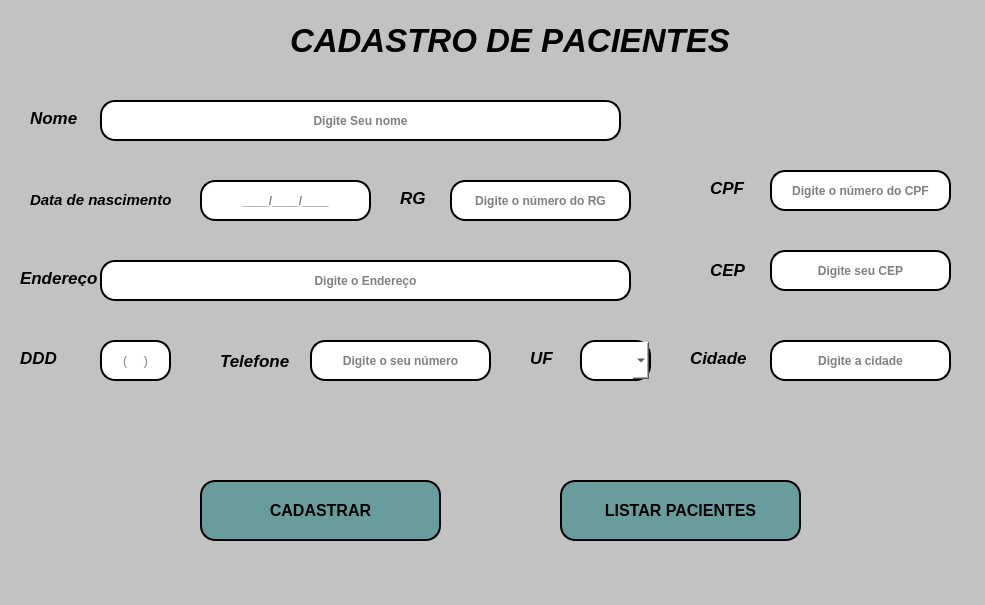
<?xml version="1.0" encoding="UTF-8"?>
<ui version="4.0">
 <class>MainWindow</class>
 <widget class="QMainWindow" name="MainWindow">
  <property name="geometry">
   <rect>
    <x>0</x>
    <y>0</y>
    <width>985</width>
    <height>605</height>
   </rect>
  </property>
  <property name="windowTitle">
   <string>Cadastro</string>
  </property>
  <property name="styleSheet">
   <string notr="true">background-color: rgb(194, 194, 194);</string>
  </property>
  <widget class="QWidget" name="centralwidget">
   <widget class="QLineEdit" name="campo_nome_pac">
    <property name="geometry">
     <rect>
      <x>100</x>
      <y>100</y>
      <width>521</width>
      <height>41</height>
     </rect>
    </property>
    <property name="font">
     <font>
      <weight>75</weight>
      <bold>true</bold>
     </font>
    </property>
    <property name="styleSheet">
     <string notr="true">background-color: rgb(255, 255, 255);
border-radius: 15px;
border-style:outset;
border-width: 2px;</string>
    </property>
    <property name="alignment">
     <set>Qt::AlignCenter</set>
    </property>
    <property name="placeholderText">
     <string>Digite Seu nome</string>
    </property>
   </widget>
   <widget class="QLabel" name="label_5">
    <property name="geometry">
     <rect>
      <x>20</x>
      <y>270</y>
      <width>81</width>
      <height>16</height>
     </rect>
    </property>
    <property name="font">
     <font>
      <pointsize>13</pointsize>
      <weight>75</weight>
      <italic>true</italic>
      <bold>true</bold>
     </font>
    </property>
    <property name="styleSheet">
     <string notr="true">color: rgb(0, 0, 0);</string>
    </property>
    <property name="text">
     <string>Endereço</string>
    </property>
   </widget>
   <widget class="QLineEdit" name="campo_pac_dtn">
    <property name="geometry">
     <rect>
      <x>200</x>
      <y>180</y>
      <width>171</width>
      <height>41</height>
     </rect>
    </property>
    <property name="font">
     <font>
      <weight>75</weight>
      <bold>true</bold>
     </font>
    </property>
    <property name="styleSheet">
     <string notr="true">background-color: rgb(255, 255, 255);
border-radius: 15px;
border-style:outset;
border-width: 2px;</string>
    </property>
    <property name="alignment">
     <set>Qt::AlignCenter</set>
    </property>
    <property name="placeholderText">
     <string>____/____/____</string>
    </property>
   </widget>
   <widget class="QLineEdit" name="campo_pac_edn">
    <property name="geometry">
     <rect>
      <x>100</x>
      <y>260</y>
      <width>531</width>
      <height>41</height>
     </rect>
    </property>
    <property name="font">
     <font>
      <weight>75</weight>
      <bold>true</bold>
     </font>
    </property>
    <property name="styleSheet">
     <string notr="true">background-color: rgb(255, 255, 255);
border-radius: 15px;
border-style:outset;
border-width: 2px;</string>
    </property>
    <property name="alignment">
     <set>Qt::AlignCenter</set>
    </property>
    <property name="placeholderText">
     <string>Digite o Endereço</string>
    </property>
   </widget>
   <widget class="QLineEdit" name="campo_pac_tel">
    <property name="geometry">
     <rect>
      <x>310</x>
      <y>340</y>
      <width>181</width>
      <height>41</height>
     </rect>
    </property>
    <property name="font">
     <font>
      <weight>75</weight>
      <bold>true</bold>
     </font>
    </property>
    <property name="styleSheet">
     <string notr="true">background-color: rgb(255, 255, 255);
border-radius: 15px;
border-style:outset;
border-width: 2px;</string>
    </property>
    <property name="echoMode">
     <enum>QLineEdit::Normal</enum>
    </property>
    <property name="alignment">
     <set>Qt::AlignCenter</set>
    </property>
    <property name="placeholderText">
     <string>Digite o seu número</string>
    </property>
   </widget>
   <widget class="QLabel" name="label_4">
    <property name="geometry">
     <rect>
      <x>30</x>
      <y>190</y>
      <width>181</width>
      <height>20</height>
     </rect>
    </property>
    <property name="font">
     <font>
      <pointsize>11</pointsize>
      <weight>75</weight>
      <italic>true</italic>
      <bold>true</bold>
     </font>
    </property>
    <property name="styleSheet">
     <string notr="true">color: rgb(0, 0, 0);</string>
    </property>
    <property name="text">
     <string>Data de nascimento</string>
    </property>
   </widget>
   <widget class="QLabel" name="label">
    <property name="geometry">
     <rect>
      <x>30</x>
      <y>110</y>
      <width>58</width>
      <height>16</height>
     </rect>
    </property>
    <property name="font">
     <font>
      <pointsize>13</pointsize>
      <weight>75</weight>
      <italic>true</italic>
      <bold>true</bold>
     </font>
    </property>
    <property name="styleSheet">
     <string notr="true">color: rgb(0, 0, 0);</string>
    </property>
    <property name="text">
     <string>Nome</string>
    </property>
   </widget>
   <widget class="QLabel" name="label_3">
    <property name="geometry">
     <rect>
      <x>220</x>
      <y>350</y>
      <width>121</width>
      <height>21</height>
     </rect>
    </property>
    <property name="font">
     <font>
      <pointsize>13</pointsize>
      <weight>75</weight>
      <italic>true</italic>
      <bold>true</bold>
     </font>
    </property>
    <property name="styleSheet">
     <string notr="true">color: rgb(0, 0, 0);</string>
    </property>
    <property name="text">
     <string>Telefone</string>
    </property>
   </widget>
   <widget class="QLineEdit" name="campo_pac_cep">
    <property name="geometry">
     <rect>
      <x>770</x>
      <y>250</y>
      <width>181</width>
      <height>41</height>
     </rect>
    </property>
    <property name="font">
     <font>
      <weight>75</weight>
      <bold>true</bold>
     </font>
    </property>
    <property name="styleSheet">
     <string notr="true">background-color: rgb(255, 255, 255);
border-radius: 15px;
border-style:outset;
border-width: 2px;</string>
    </property>
    <property name="text">
     <string/>
    </property>
    <property name="alignment">
     <set>Qt::AlignCenter</set>
    </property>
    <property name="placeholderText">
     <string>Digite seu CEP</string>
    </property>
   </widget>
   <widget class="QLabel" name="label_6">
    <property name="geometry">
     <rect>
      <x>710</x>
      <y>260</y>
      <width>71</width>
      <height>20</height>
     </rect>
    </property>
    <property name="font">
     <font>
      <pointsize>13</pointsize>
      <weight>75</weight>
      <italic>true</italic>
      <bold>true</bold>
     </font>
    </property>
    <property name="styleSheet">
     <string notr="true">color: rgb(0, 0, 0);</string>
    </property>
    <property name="text">
     <string>CEP</string>
    </property>
   </widget>
   <widget class="QLabel" name="label_7">
    <property name="geometry">
     <rect>
      <x>20</x>
      <y>350</y>
      <width>51</width>
      <height>16</height>
     </rect>
    </property>
    <property name="font">
     <font>
      <pointsize>13</pointsize>
      <weight>75</weight>
      <italic>true</italic>
      <bold>true</bold>
     </font>
    </property>
    <property name="styleSheet">
     <string notr="true">color: rgb(0, 0, 0);</string>
    </property>
    <property name="text">
     <string>DDD</string>
    </property>
   </widget>
   <widget class="QLineEdit" name="campo_pac_ddd">
    <property name="geometry">
     <rect>
      <x>100</x>
      <y>340</y>
      <width>71</width>
      <height>41</height>
     </rect>
    </property>
    <property name="styleSheet">
     <string notr="true">background-color: rgb(255, 255, 255);
border-radius: 15px;
border-style:outset;
border-width: 2px;</string>
    </property>
    <property name="echoMode">
     <enum>QLineEdit::Normal</enum>
    </property>
    <property name="alignment">
     <set>Qt::AlignCenter</set>
    </property>
    <property name="placeholderText">
     <string>(     )</string>
    </property>
   </widget>
   <widget class="QLabel" name="label_8">
    <property name="geometry">
     <rect>
      <x>530</x>
      <y>350</y>
      <width>41</width>
      <height>16</height>
     </rect>
    </property>
    <property name="font">
     <font>
      <pointsize>13</pointsize>
      <weight>75</weight>
      <italic>true</italic>
      <bold>true</bold>
     </font>
    </property>
    <property name="styleSheet">
     <string notr="true">color: rgb(0, 0, 0);</string>
    </property>
    <property name="text">
     <string>UF</string>
    </property>
   </widget>
   <widget class="QLabel" name="label_9">
    <property name="geometry">
     <rect>
      <x>690</x>
      <y>350</y>
      <width>101</width>
      <height>16</height>
     </rect>
    </property>
    <property name="font">
     <font>
      <pointsize>13</pointsize>
      <weight>75</weight>
      <italic>true</italic>
      <bold>true</bold>
     </font>
    </property>
    <property name="styleSheet">
     <string notr="true">color: rgb(0, 0, 0);</string>
    </property>
    <property name="text">
     <string>Cidade</string>
    </property>
   </widget>
   <widget class="QComboBox" name="comboBox_2">
    <property name="geometry">
     <rect>
      <x>580</x>
      <y>340</y>
      <width>71</width>
      <height>41</height>
     </rect>
    </property>
    <property name="font">
     <font>
      <weight>75</weight>
      <bold>true</bold>
     </font>
    </property>
    <property name="styleSheet">
     <string notr="true">background-color: rgb(255, 255, 255);
border-radius: 15px;
border-style:outset;
border-width: 2px;</string>
    </property>
   </widget>
   <widget class="QLabel" name="label_10">
    <property name="geometry">
     <rect>
      <x>710</x>
      <y>180</y>
      <width>71</width>
      <height>16</height>
     </rect>
    </property>
    <property name="font">
     <font>
      <pointsize>13</pointsize>
      <weight>75</weight>
      <italic>true</italic>
      <bold>true</bold>
     </font>
    </property>
    <property name="styleSheet">
     <string notr="true">color: rgb(0, 0, 0);</string>
    </property>
    <property name="text">
     <string>CPF</string>
    </property>
   </widget>
   <widget class="QLineEdit" name="campo_pac_cpf">
    <property name="geometry">
     <rect>
      <x>770</x>
      <y>170</y>
      <width>181</width>
      <height>41</height>
     </rect>
    </property>
    <property name="font">
     <font>
      <weight>75</weight>
      <bold>true</bold>
     </font>
    </property>
    <property name="styleSheet">
     <string notr="true">background-color: rgb(255, 255, 255);
border-radius: 15px;
border-style:outset;
border-width: 2px;</string>
    </property>
    <property name="echoMode">
     <enum>QLineEdit::Normal</enum>
    </property>
    <property name="alignment">
     <set>Qt::AlignCenter</set>
    </property>
    <property name="placeholderText">
     <string>Digite o número do CPF</string>
    </property>
   </widget>
   <widget class="QLabel" name="label_11">
    <property name="geometry">
     <rect>
      <x>400</x>
      <y>190</y>
      <width>71</width>
      <height>16</height>
     </rect>
    </property>
    <property name="font">
     <font>
      <pointsize>13</pointsize>
      <weight>75</weight>
      <italic>true</italic>
      <bold>true</bold>
     </font>
    </property>
    <property name="styleSheet">
     <string notr="true">color: rgb(0, 0, 0);</string>
    </property>
    <property name="text">
     <string>RG</string>
    </property>
   </widget>
   <widget class="QLineEdit" name="campo_pac_rg">
    <property name="geometry">
     <rect>
      <x>450</x>
      <y>180</y>
      <width>181</width>
      <height>41</height>
     </rect>
    </property>
    <property name="font">
     <font>
      <weight>75</weight>
      <bold>true</bold>
     </font>
    </property>
    <property name="styleSheet">
     <string notr="true">background-color: rgb(255, 255, 255);
border-radius: 15px;
border-style:outset;
border-width: 2px;</string>
    </property>
    <property name="echoMode">
     <enum>QLineEdit::Normal</enum>
    </property>
    <property name="alignment">
     <set>Qt::AlignCenter</set>
    </property>
    <property name="placeholderText">
     <string>Digite o número do RG</string>
    </property>
   </widget>
   <widget class="QLabel" name="label_2">
    <property name="geometry">
     <rect>
      <x>290</x>
      <y>10</y>
      <width>481</width>
      <height>61</height>
     </rect>
    </property>
    <property name="font">
     <font>
      <pointsize>25</pointsize>
      <weight>75</weight>
      <italic>true</italic>
      <bold>true</bold>
      <underline>false</underline>
      <kerning>false</kerning>
     </font>
    </property>
    <property name="styleSheet">
     <string notr="true">color: rgb(0, 0, 0);</string>
    </property>
    <property name="text">
     <string>CADASTRO DE PACIENTES</string>
    </property>
   </widget>
   <widget class="QPushButton" name="botao_cadastrar_pac">
    <property name="geometry">
     <rect>
      <x>200</x>
      <y>480</y>
      <width>241</width>
      <height>61</height>
     </rect>
    </property>
    <property name="font">
     <font>
      <pointsize>12</pointsize>
      <weight>75</weight>
      <bold>true</bold>
     </font>
    </property>
    <property name="styleSheet">
     <string notr="true">color: rgb(0, 0, 0);
background-color: rgb(105, 157, 157);
border-radius: 15px;
border-style:outset;
border-width: 2px;
border-color:black;</string>
    </property>
    <property name="text">
     <string>CADASTRAR</string>
    </property>
   </widget>
   <widget class="QPushButton" name="botao_listar">
    <property name="geometry">
     <rect>
      <x>560</x>
      <y>480</y>
      <width>241</width>
      <height>61</height>
     </rect>
    </property>
    <property name="font">
     <font>
      <pointsize>12</pointsize>
      <weight>75</weight>
      <bold>true</bold>
     </font>
    </property>
    <property name="styleSheet">
     <string notr="true">color: rgb(0, 0, 0);
background-color: rgb(105, 157, 157);
border-radius: 15px;
border-style:outset;
border-width: 2px;
border-color:black;</string>
    </property>
    <property name="text">
     <string>LISTAR PACIENTES</string>
    </property>
   </widget>
   <widget class="QLineEdit" name="campo_pac_cdd">
    <property name="geometry">
     <rect>
      <x>770</x>
      <y>340</y>
      <width>181</width>
      <height>41</height>
     </rect>
    </property>
    <property name="font">
     <font>
      <weight>75</weight>
      <bold>true</bold>
     </font>
    </property>
    <property name="styleSheet">
     <string notr="true">background-color: rgb(255, 255, 255);
border-radius: 15px;
border-style:outset;
border-width: 2px;</string>
    </property>
    <property name="text">
     <string/>
    </property>
    <property name="alignment">
     <set>Qt::AlignCenter</set>
    </property>
    <property name="placeholderText">
     <string>Digite a cidade</string>
    </property>
   </widget>
   <zorder>label_3</zorder>
   <zorder>label_2</zorder>
   <zorder>label_10</zorder>
   <zorder>label_11</zorder>
   <zorder>label_9</zorder>
   <zorder>label_8</zorder>
   <zorder>label_7</zorder>
   <zorder>label_6</zorder>
   <zorder>label_4</zorder>
   <zorder>campo_nome_pac</zorder>
   <zorder>label_5</zorder>
   <zorder>campo_pac_dtn</zorder>
   <zorder>campo_pac_edn</zorder>
   <zorder>campo_pac_tel</zorder>
   <zorder>label</zorder>
   <zorder>campo_pac_cep</zorder>
   <zorder>campo_pac_ddd</zorder>
   <zorder>comboBox_2</zorder>
   <zorder>campo_pac_cpf</zorder>
   <zorder>campo_pac_rg</zorder>
   <zorder>botao_cadastrar_pac</zorder>
   <zorder>botao_listar</zorder>
   <zorder>campo_pac_cdd</zorder>
  </widget>
  <widget class="QMenuBar" name="menubar">
   <property name="geometry">
    <rect>
     <x>0</x>
     <y>0</y>
     <width>985</width>
     <height>22</height>
    </rect>
   </property>
  </widget>
  <widget class="QStatusBar" name="statusbar"/>
 </widget>
 <resources/>
 <connections/>
</ui>
